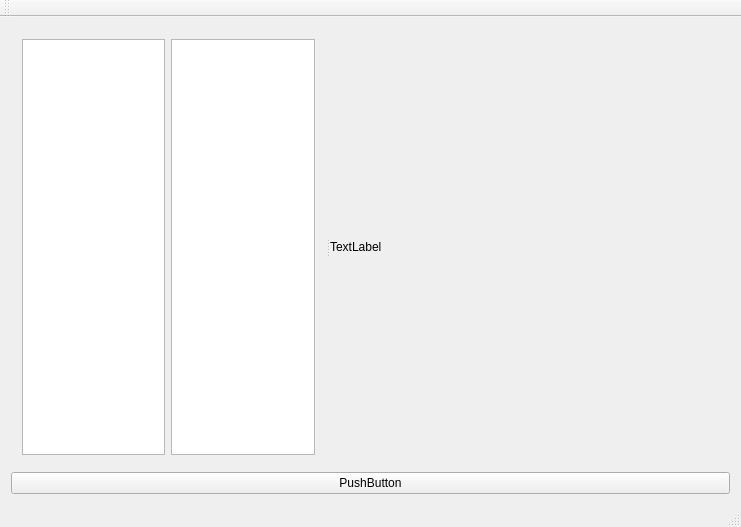
<?xml version="1.0" encoding="UTF-8"?>
<ui version="4.0">
 <class>MainWindow</class>
 <widget class="QMainWindow" name="MainWindow">
  <property name="geometry">
   <rect>
    <x>0</x>
    <y>0</y>
    <width>741</width>
    <height>527</height>
   </rect>
  </property>
  <property name="windowTitle">
   <string>MainWindow</string>
  </property>
  <widget class="QWidget" name="centralWidget">
   <layout class="QVBoxLayout" name="verticalLayout">
    <item>
     <widget class="QSplitter" name="splitter">
      <property name="orientation">
       <enum>Qt::Horizontal</enum>
      </property>
      <widget class="QWidget" name="layoutWidget">
       <layout class="QHBoxLayout" name="horizontalLayout">
        <item>
         <widget class="QListWidget" name="listWidget"/>
        </item>
        <item>
         <widget class="QTextBrowser" name="textBrowser">
          <property name="undoRedoEnabled">
           <bool>true</bool>
          </property>
          <property name="readOnly">
           <bool>false</bool>
          </property>
         </widget>
        </item>
       </layout>
      </widget>
      <widget class="QLabel" name="label">
       <property name="minimumSize">
        <size>
         <width>400</width>
         <height>0</height>
        </size>
       </property>
       <property name="statusTip">
        <string>pin diagram</string>
       </property>
       <property name="text">
        <string>TextLabel</string>
       </property>
       <property name="scaledContents">
        <bool>true</bool>
       </property>
      </widget>
     </widget>
    </item>
    <item>
     <widget class="QPushButton" name="pushButton">
      <property name="text">
       <string>PushButton</string>
      </property>
     </widget>
    </item>
   </layout>
  </widget>
  <widget class="QMenuBar" name="menuBar">
   <property name="geometry">
    <rect>
     <x>0</x>
     <y>0</y>
     <width>741</width>
     <height>21</height>
    </rect>
   </property>
  </widget>
  <widget class="QToolBar" name="mainToolBar">
   <attribute name="toolBarArea">
    <enum>TopToolBarArea</enum>
   </attribute>
   <attribute name="toolBarBreak">
    <bool>false</bool>
   </attribute>
  </widget>
  <widget class="QStatusBar" name="statusBar"/>
 </widget>
 <layoutdefault spacing="6" margin="11"/>
 <resources/>
 <connections/>
</ui>
